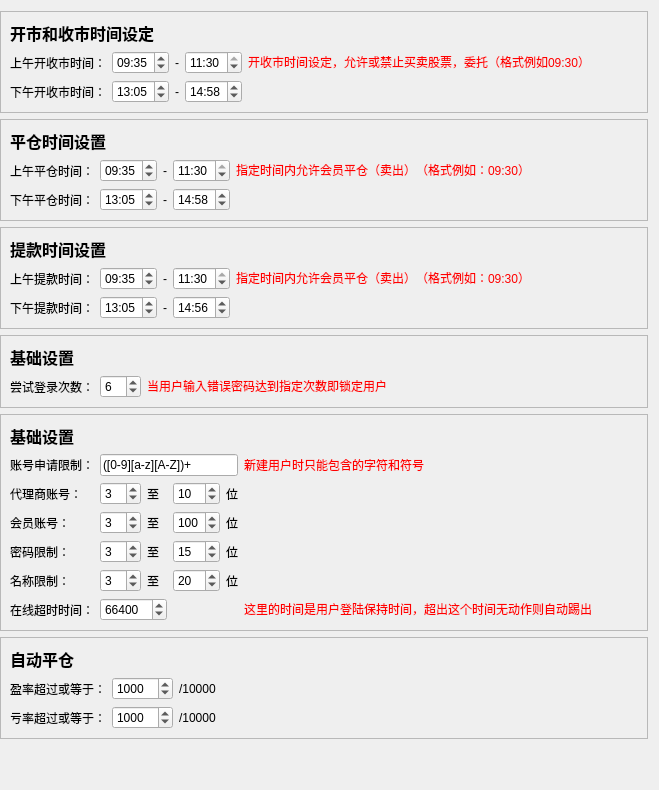
     <widget class="QWidget" name="Widget_BaseSetting">
      <attribute name="title">
       <string>基础设置</string>
      </attribute>
      <layout class="QVBoxLayout" name="verticalLayout">
       <property name="leftMargin">
        <number>0</number>
       </property>
       <item>
        <widget class="QFrame" name="frame_OpenOrCloseTime">
         <property name="frameShape">
          <enum>QFrame::StyledPanel</enum>
         </property>
         <property name="frameShadow">
          <enum>QFrame::Raised</enum>
         </property>
         <layout class="QGridLayout" name="gridLayout_2">
          <item row="1" column="0">
           <widget class="QLabel" name="label_OOCT_AM">
            <property name="text">
             <string>上午开收市时间：</string>
            </property>
           </widget>
          </item>
          <item row="1" column="2">
           <widget class="QLabel" name="label">
            <property name="text">
             <string>-</string>
            </property>
           </widget>
          </item>
          <item row="0" column="0" colspan="6">
           <widget class="QLabel" name="label_OOCTTitle">
            <property name="text">
             <string>&lt;html&gt;&lt;head/&gt;&lt;body&gt;&lt;p&gt;&lt;span style=&quot; font-size:12pt; font-weight:600;&quot;&gt;开市和收市时间设定&lt;/span&gt;&lt;/p&gt;&lt;/body&gt;&lt;/html&gt;</string>
            </property>
           </widget>
          </item>
          <item row="1" column="4">
           <widget class="QLabel" name="label_2">
            <property name="text">
             <string>&lt;html&gt;&lt;head/&gt;&lt;body&gt;&lt;p&gt;&lt;span style=&quot; color:#ff0000;&quot;&gt;开收市时间设定，允许或禁止买卖股票，委托（格式例如09:30）&lt;/span&gt;&lt;/p&gt;&lt;/body&gt;&lt;/html&gt;</string>
            </property>
           </widget>
          </item>
          <item row="1" column="3">
           <widget class="QTimeEdit" name="timeEdit_Close_AM">
            <property name="maximumTime">
             <time>
              <hour>11</hour>
              <minute>59</minute>
              <second>59</second>
             </time>
            </property>
            <property name="minimumTime">
             <time>
              <hour>0</hour>
              <minute>0</minute>
              <second>0</second>
             </time>
            </property>
            <property name="displayFormat">
             <string>hh:mm</string>
            </property>
            <property name="time">
             <time>
              <hour>11</hour>
              <minute>30</minute>
              <second>0</second>
             </time>
            </property>
           </widget>
          </item>
          <item row="1" column="1">
           <widget class="QTimeEdit" name="timeEdit_Open_AM">
            <property name="maximumTime">
             <time>
              <hour>11</hour>
              <minute>59</minute>
              <second>59</second>
             </time>
            </property>
            <property name="displayFormat">
             <string>hh:mm</string>
            </property>
            <property name="calendarPopup">
             <bool>false</bool>
            </property>
            <property name="time">
             <time>
              <hour>9</hour>
              <minute>35</minute>
              <second>0</second>
             </time>
            </property>
           </widget>
          </item>
          <item row="2" column="0">
           <widget class="QLabel" name="label_OOCT_PM">
            <property name="text">
             <string>下午开收市时间：</string>
            </property>
           </widget>
          </item>
          <item row="2" column="1">
           <widget class="QTimeEdit" name="timeEdit_Open_PM">
            <property name="minimumTime">
             <time>
              <hour>12</hour>
              <minute>0</minute>
              <second>0</second>
             </time>
            </property>
            <property name="displayFormat">
             <string>hh:mm</string>
            </property>
            <property name="time">
             <time>
              <hour>13</hour>
              <minute>5</minute>
              <second>0</second>
             </time>
            </property>
           </widget>
          </item>
          <item row="2" column="2">
           <widget class="QLabel" name="label_3">
            <property name="text">
             <string>-</string>
            </property>
           </widget>
          </item>
          <item row="2" column="3">
           <widget class="QTimeEdit" name="timeEdit_Close_PM">
            <property name="minimumTime">
             <time>
              <hour>12</hour>
              <minute>0</minute>
              <second>0</second>
             </time>
            </property>
            <property name="displayFormat">
             <string>hh:mm</string>
            </property>
            <property name="time">
             <time>
              <hour>14</hour>
              <minute>58</minute>
              <second>0</second>
             </time>
            </property>
           </widget>
          </item>
          <item row="1" column="5" rowspan="2">
           <spacer name="horizontalSpacer_2">
            <property name="orientation">
             <enum>Qt::Horizontal</enum>
            </property>
            <property name="sizeHint" stdset="0">
             <size>
              <width>40</width>
              <height>20</height>
             </size>
            </property>
           </spacer>
          </item>
         </layout>
        </widget>
       </item>
       <item>
        <widget class="QFrame" name="frame_ClosePositionTime">
         <property name="frameShape">
          <enum>QFrame::StyledPanel</enum>
         </property>
         <property name="frameShadow">
          <enum>QFrame::Raised</enum>
         </property>
         <layout class="QGridLayout" name="gridLayout_3">
          <item row="1" column="4">
           <widget class="QLabel" name="label_5">
            <property name="text">
             <string>&lt;html&gt;&lt;head/&gt;&lt;body&gt;&lt;p&gt;&lt;span style=&quot; color:#ff0000;&quot;&gt;指定时间内允许会员平仓（卖出）（格式例如：09:30）&lt;/span&gt;&lt;/p&gt;&lt;/body&gt;&lt;/html&gt;</string>
            </property>
           </widget>
          </item>
          <item row="1" column="2">
           <widget class="QLabel" name="label_4">
            <property name="text">
             <string>-</string>
            </property>
           </widget>
          </item>
          <item row="1" column="3">
           <widget class="QTimeEdit" name="timeEdit_CPTEnd_AM">
            <property name="maximumTime">
             <time>
              <hour>11</hour>
              <minute>59</minute>
              <second>59</second>
             </time>
            </property>
            <property name="displayFormat">
             <string>hh:mm</string>
            </property>
            <property name="time">
             <time>
              <hour>11</hour>
              <minute>30</minute>
              <second>0</second>
             </time>
            </property>
           </widget>
          </item>
          <item row="1" column="1">
           <widget class="QTimeEdit" name="timeEdit_CPTBegin_AM">
            <property name="maximumTime">
             <time>
              <hour>11</hour>
              <minute>59</minute>
              <second>59</second>
             </time>
            </property>
            <property name="displayFormat">
             <string>hh:mm</string>
            </property>
            <property name="time">
             <time>
              <hour>9</hour>
              <minute>35</minute>
              <second>0</second>
             </time>
            </property>
           </widget>
          </item>
          <item row="1" column="0">
           <widget class="QLabel" name="label_CPT_AM">
            <property name="text">
             <string>上午平仓时间：</string>
            </property>
           </widget>
          </item>
          <item row="2" column="0">
           <widget class="QLabel" name="label_CPT_PM">
            <property name="text">
             <string>下午平仓时间：</string>
            </property>
           </widget>
          </item>
          <item row="0" column="0" colspan="6">
           <widget class="QLabel" name="label_CPT_Title">
            <property name="text">
             <string>&lt;html&gt;&lt;head/&gt;&lt;body&gt;&lt;p&gt;&lt;span style=&quot; font-size:12pt; font-weight:600;&quot;&gt;平仓时间设置&lt;/span&gt;&lt;/p&gt;&lt;/body&gt;&lt;/html&gt;</string>
            </property>
           </widget>
          </item>
          <item row="2" column="1">
           <widget class="QTimeEdit" name="timeEdit_CPTBegin_PM">
            <property name="minimumTime">
             <time>
              <hour>12</hour>
              <minute>0</minute>
              <second>0</second>
             </time>
            </property>
            <property name="displayFormat">
             <string>hh:mm</string>
            </property>
            <property name="time">
             <time>
              <hour>13</hour>
              <minute>5</minute>
              <second>0</second>
             </time>
            </property>
           </widget>
          </item>
          <item row="2" column="2">
           <widget class="QLabel" name="label_6">
            <property name="text">
             <string>-</string>
            </property>
           </widget>
          </item>
          <item row="2" column="3">
           <widget class="QTimeEdit" name="timeEdit">
            <property name="minimumTime">
             <time>
              <hour>12</hour>
              <minute>0</minute>
              <second>0</second>
             </time>
            </property>
            <property name="displayFormat">
             <string>hh:mm</string>
            </property>
            <property name="time">
             <time>
              <hour>14</hour>
              <minute>58</minute>
              <second>0</second>
             </time>
            </property>
           </widget>
          </item>
          <item row="1" column="5" rowspan="2">
           <spacer name="horizontalSpacer_3">
            <property name="orientation">
             <enum>Qt::Horizontal</enum>
            </property>
            <property name="sizeHint" stdset="0">
             <size>
              <width>40</width>
              <height>20</height>
             </size>
            </property>
           </spacer>
          </item>
         </layout>
        </widget>
       </item>
       <item>
        <widget class="QFrame" name="frame_DrawTime">
         <property name="frameShape">
          <enum>QFrame::StyledPanel</enum>
         </property>
         <property name="frameShadow">
          <enum>QFrame::Raised</enum>
         </property>
         <layout class="QGridLayout" name="gridLayout_4">
          <item row="1" column="0">
           <widget class="QLabel" name="label_DT_AM">
            <property name="text">
             <string>上午提款时间：</string>
            </property>
           </widget>
          </item>
          <item row="1" column="3">
           <widget class="QTimeEdit" name="timeEdit_DTEnd_AM">
            <property name="maximumTime">
             <time>
              <hour>11</hour>
              <minute>59</minute>
              <second>59</second>
             </time>
            </property>
            <property name="displayFormat">
             <string>hh:mm</string>
            </property>
            <property name="time">
             <time>
              <hour>11</hour>
              <minute>30</minute>
              <second>0</second>
             </time>
            </property>
           </widget>
          </item>
          <item row="2" column="0">
           <widget class="QLabel" name="label_DT_PM">
            <property name="text">
             <string>下午提款时间：</string>
            </property>
           </widget>
          </item>
          <item row="2" column="1">
           <widget class="QTimeEdit" name="timeEdit_2">
            <property name="minimumTime">
             <time>
              <hour>12</hour>
              <minute>0</minute>
              <second>0</second>
             </time>
            </property>
            <property name="displayFormat">
             <string>hh:mm</string>
            </property>
            <property name="time">
             <time>
              <hour>13</hour>
              <minute>5</minute>
              <second>0</second>
             </time>
            </property>
           </widget>
          </item>
          <item row="1" column="1">
           <widget class="QTimeEdit" name="timeEdit_DTBegin_AM">
            <property name="maximumTime">
             <time>
              <hour>11</hour>
              <minute>59</minute>
              <second>59</second>
             </time>
            </property>
            <property name="displayFormat">
             <string>hh:mm</string>
            </property>
            <property name="time">
             <time>
              <hour>9</hour>
              <minute>35</minute>
              <second>0</second>
             </time>
            </property>
           </widget>
          </item>
          <item row="1" column="4">
           <widget class="QLabel" name="label_7">
            <property name="text">
             <string>&lt;html&gt;&lt;head/&gt;&lt;body&gt;&lt;p&gt;&lt;span style=&quot; color:#ff0000;&quot;&gt;指定时间内允许会员平仓（卖出）（格式例如：09:30）&lt;/span&gt;&lt;/p&gt;&lt;/body&gt;&lt;/html&gt;</string>
            </property>
           </widget>
          </item>
          <item row="1" column="2">
           <widget class="QLabel" name="label_8">
            <property name="text">
             <string>-</string>
            </property>
           </widget>
          </item>
          <item row="2" column="2">
           <widget class="QLabel" name="label_9">
            <property name="text">
             <string>-</string>
            </property>
           </widget>
          </item>
          <item row="2" column="3">
           <widget class="QTimeEdit" name="timeEdit_3">
            <property name="minimumTime">
             <time>
              <hour>12</hour>
              <minute>0</minute>
              <second>0</second>
             </time>
            </property>
            <property name="displayFormat">
             <string>hh:mm</string>
            </property>
            <property name="time">
             <time>
              <hour>14</hour>
              <minute>56</minute>
              <second>0</second>
             </time>
            </property>
           </widget>
          </item>
          <item row="0" column="0" colspan="6">
           <widget class="QLabel" name="label_DT_Title">
            <property name="text">
             <string>&lt;html&gt;&lt;head/&gt;&lt;body&gt;&lt;p&gt;&lt;span style=&quot; font-size:12pt; font-weight:600;&quot;&gt;提款时间设置&lt;/span&gt;&lt;/p&gt;&lt;/body&gt;&lt;/html&gt;</string>
            </property>
           </widget>
          </item>
          <item row="1" column="5" rowspan="2">
           <spacer name="horizontalSpacer_4">
            <property name="orientation">
             <enum>Qt::Horizontal</enum>
            </property>
            <property name="sizeHint" stdset="0">
             <size>
              <width>40</width>
              <height>20</height>
             </size>
            </property>
           </spacer>
          </item>
         </layout>
        </widget>
       </item>
       <item>
        <widget class="QFrame" name="frame_Base">
         <property name="frameShape">
          <enum>QFrame::StyledPanel</enum>
         </property>
         <property name="frameShadow">
          <enum>QFrame::Raised</enum>
         </property>
         <layout class="QGridLayout" name="gridLayout_5">
          <item row="1" column="0">
           <widget class="QLabel" name="label_TryTime">
            <property name="text">
             <string>尝试登录次数：</string>
            </property>
           </widget>
          </item>
          <item row="1" column="1">
           <widget class="QSpinBox" name="spinBox_TryTime">
            <property name="value">
             <number>6</number>
            </property>
           </widget>
          </item>
          <item row="1" column="2">
           <widget class="QLabel" name="label_10">
            <property name="text">
             <string>&lt;html&gt;&lt;head/&gt;&lt;body&gt;&lt;p&gt;&lt;span style=&quot; color:#ff0000;&quot;&gt;当用户输入错误密码达到指定次数即锁定用户&lt;/span&gt;&lt;/p&gt;&lt;/body&gt;&lt;/html&gt;</string>
            </property>
           </widget>
          </item>
          <item row="1" column="3">
           <spacer name="horizontalSpacer_5">
            <property name="orientation">
             <enum>Qt::Horizontal</enum>
            </property>
            <property name="sizeHint" stdset="0">
             <size>
              <width>40</width>
              <height>20</height>
             </size>
            </property>
           </spacer>
          </item>
          <item row="0" column="0" colspan="4">
           <widget class="QLabel" name="label_Base_Title">
            <property name="text">
             <string>&lt;html&gt;&lt;head/&gt;&lt;body&gt;&lt;p&gt;&lt;span style=&quot; font-size:12pt; font-weight:600;&quot;&gt;基础设置&lt;/span&gt;&lt;/p&gt;&lt;/body&gt;&lt;/html&gt;</string>
            </property>
           </widget>
          </item>
         </layout>
        </widget>
       </item>
       <item>
        <widget class="QFrame" name="frame_Account">
         <property name="frameShape">
          <enum>QFrame::StyledPanel</enum>
         </property>
         <property name="frameShadow">
          <enum>QFrame::Raised</enum>
         </property>
         <layout class="QGridLayout" name="gridLayout_6">
          <item row="4" column="3">
           <widget class="QSpinBox" name="spinBox_Password_Length_Max">
            <property name="value">
             <number>15</number>
            </property>
           </widget>
          </item>
          <item row="4" column="4">
           <widget class="QLabel" name="label_17">
            <property name="text">
             <string>位</string>
            </property>
           </widget>
          </item>
          <item row="5" column="1">
           <widget class="QSpinBox" name="spinBox_Name_Length_Min">
            <property name="value">
             <number>3</number>
            </property>
           </widget>
          </item>
          <item row="5" column="0">
           <widget class="QLabel" name="label_Name_Length">
            <property name="text">
             <string>名称限制：</string>
            </property>
           </widget>
          </item>
          <item row="5" column="2">
           <widget class="QLabel" name="label_18">
            <property name="text">
             <string>至</string>
            </property>
           </widget>
          </item>
          <item row="3" column="2">
           <widget class="QLabel" name="label_14">
            <property name="text">
             <string>至</string>
            </property>
           </widget>
          </item>
          <item row="2" column="0">
           <widget class="QLabel" name="label_AgentAccount_Length">
            <property name="text">
             <string>代理商账号：</string>
            </property>
           </widget>
          </item>
          <item row="1" column="5">
           <widget class="QLabel" name="label_11">
            <property name="text">
             <string>&lt;html&gt;&lt;head/&gt;&lt;body&gt;&lt;p&gt;&lt;span style=&quot; color:#ff0000;&quot;&gt;新建用户时只能包含的字符和符号&lt;/span&gt;&lt;/p&gt;&lt;/body&gt;&lt;/html&gt;</string>
            </property>
           </widget>
          </item>
          <item row="2" column="2">
           <widget class="QLabel" name="label_12">
            <property name="text">
             <string>至</string>
            </property>
           </widget>
          </item>
          <item row="3" column="3">
           <widget class="QSpinBox" name="spinBox_MemberAccount_Length_Max">
            <property name="maximum">
             <number>200</number>
            </property>
            <property name="value">
             <number>100</number>
            </property>
           </widget>
          </item>
          <item row="2" column="1">
           <widget class="QSpinBox" name="spinBox_AgentAccount_Length_Min">
            <property name="value">
             <number>3</number>
            </property>
           </widget>
          </item>
          <item row="2" column="3">
           <widget class="QSpinBox" name="spinBox_AgentAccount_Length_Max">
            <property name="value">
             <number>10</number>
            </property>
           </widget>
          </item>
          <item row="4" column="0">
           <widget class="QLabel" name="label_Password_Length">
            <property name="text">
             <string>密码限制：</string>
            </property>
           </widget>
          </item>
          <item row="2" column="4">
           <widget class="QLabel" name="label_13">
            <property name="text">
             <string>位</string>
            </property>
           </widget>
          </item>
          <item row="4" column="1">
           <widget class="QSpinBox" name="spinBox_Password_Length_Min">
            <property name="value">
             <number>3</number>
            </property>
           </widget>
          </item>
          <item row="1" column="0">
           <widget class="QLabel" name="label_CharLimit">
            <property name="text">
             <string>账号申请限制：</string>
            </property>
           </widget>
          </item>
          <item row="3" column="0">
           <widget class="QLabel" name="label_MemberAccount_Length">
            <property name="text">
             <string>会员账号：</string>
            </property>
           </widget>
          </item>
          <item row="3" column="4">
           <widget class="QLabel" name="label_15">
            <property name="text">
             <string>位</string>
            </property>
           </widget>
          </item>
          <item row="4" column="2">
           <widget class="QLabel" name="label_16">
            <property name="text">
             <string>至</string>
            </property>
           </widget>
          </item>
          <item row="1" column="1" colspan="4">
           <widget class="QLineEdit" name="lineEdit_CharLimit">
            <property name="sizePolicy">
             <sizepolicy hsizetype="Expanding" vsizetype="Fixed">
              <horstretch>0</horstretch>
              <verstretch>0</verstretch>
             </sizepolicy>
            </property>
            <property name="text">
             <string>([0-9][a-z][A-Z])+</string>
            </property>
           </widget>
          </item>
          <item row="5" column="3">
           <widget class="QSpinBox" name="spinBox_Name_Length_Max">
            <property name="value">
             <number>20</number>
            </property>
           </widget>
          </item>
          <item row="5" column="4">
           <widget class="QLabel" name="label_19">
            <property name="text">
             <string>位</string>
            </property>
           </widget>
          </item>
          <item row="3" column="1">
           <widget class="QSpinBox" name="spinBox_MemberAccount_Length_Min">
            <property name="value">
             <number>3</number>
            </property>
           </widget>
          </item>
          <item row="6" column="0">
           <widget class="QLabel" name="label_Overtime">
            <property name="text">
             <string>在线超时时间：</string>
            </property>
           </widget>
          </item>
          <item row="6" column="1" colspan="2">
           <widget class="QSpinBox" name="spinBox_OverTime_Value">
            <property name="maximum">
             <number>100000</number>
            </property>
            <property name="value">
             <number>66400</number>
            </property>
           </widget>
          </item>
          <item row="6" column="5">
           <widget class="QLabel" name="label_20">
            <property name="text">
             <string>&lt;html&gt;&lt;head/&gt;&lt;body&gt;&lt;p&gt;&lt;span style=&quot; color:#ff0000;&quot;&gt;这里的时间是用户登陆保持时间，超出这个时间无动作则自动踢出&lt;/span&gt;&lt;/p&gt;&lt;/body&gt;&lt;/html&gt;</string>
            </property>
           </widget>
          </item>
          <item row="0" column="0" colspan="7">
           <widget class="QLabel" name="label_Account_Title">
            <property name="text">
             <string>&lt;html&gt;&lt;head/&gt;&lt;body&gt;&lt;p&gt;&lt;span style=&quot; font-size:12pt; font-weight:600;&quot;&gt;基础设置&lt;/span&gt;&lt;/p&gt;&lt;/body&gt;&lt;/html&gt;</string>
            </property>
           </widget>
          </item>
          <item row="1" column="6" rowspan="6">
           <spacer name="horizontalSpacer_6">
            <property name="orientation">
             <enum>Qt::Horizontal</enum>
            </property>
            <property name="sizeHint" stdset="0">
             <size>
              <width>40</width>
              <height>20</height>
             </size>
            </property>
           </spacer>
          </item>
         </layout>
        </widget>
       </item>
       <item>
        <widget class="QFrame" name="frame_Auto_ClosePosition">
         <property name="frameShape">
          <enum>QFrame::StyledPanel</enum>
         </property>
         <property name="frameShadow">
          <enum>QFrame::Raised</enum>
         </property>
         <layout class="QGridLayout" name="gridLayout_7">
          <item row="2" column="2">
           <widget class="QLabel" name="label_23">
            <property name="text">
             <string>/10000</string>
            </property>
           </widget>
          </item>
          <item row="2" column="0">
           <widget class="QLabel" name="label_PLRatio">
            <property name="text">
             <string>亏率超过或等于：</string>
            </property>
           </widget>
          </item>
          <item row="1" column="2">
           <widget class="QLabel" name="label_21">
            <property name="text">
             <string>/10000</string>
            </property>
           </widget>
          </item>
          <item row="1" column="0">
           <widget class="QLabel" name="label_PERatio">
            <property name="text">
             <string>盈率超过或等于：</string>
            </property>
           </widget>
          </item>
          <item row="2" column="1">
           <widget class="QSpinBox" name="spinBox_PLRatio">
            <property name="maximum">
             <number>10000</number>
            </property>
            <property name="value">
             <number>1000</number>
            </property>
           </widget>
          </item>
          <item row="1" column="1">
           <widget class="QSpinBox" name="spinBox_PERatio">
            <property name="maximum">
             <number>10000</number>
            </property>
            <property name="value">
             <number>1000</number>
            </property>
           </widget>
          </item>
          <item row="1" column="3" rowspan="2">
           <spacer name="horizontalSpacer_7">
            <property name="orientation">
             <enum>Qt::Horizontal</enum>
            </property>
            <property name="sizeHint" stdset="0">
             <size>
              <width>40</width>
              <height>20</height>
             </size>
            </property>
           </spacer>
          </item>
          <item row="0" column="0" colspan="4">
           <widget class="QLabel" name="label_Auto_ClosePosition_Title">
            <property name="text">
             <string>&lt;html&gt;&lt;head/&gt;&lt;body&gt;&lt;p&gt;&lt;span style=&quot; font-size:12pt; font-weight:600;&quot;&gt;自动平仓&lt;/span&gt;&lt;/p&gt;&lt;/body&gt;&lt;/html&gt;</string>
            </property>
           </widget>
          </item>
         </layout>
        </widget>
       </item>
       <item>
        <spacer name="verticalSpacer">
         <property name="orientation">
          <enum>Qt::Vertical</enum>
         </property>
         <property name="sizeHint" stdset="0">
          <size>
           <width>20</width>
           <height>40</height>
          </size>
         </property>
        </spacer>
       </item>
      </layout>
     </widget>
